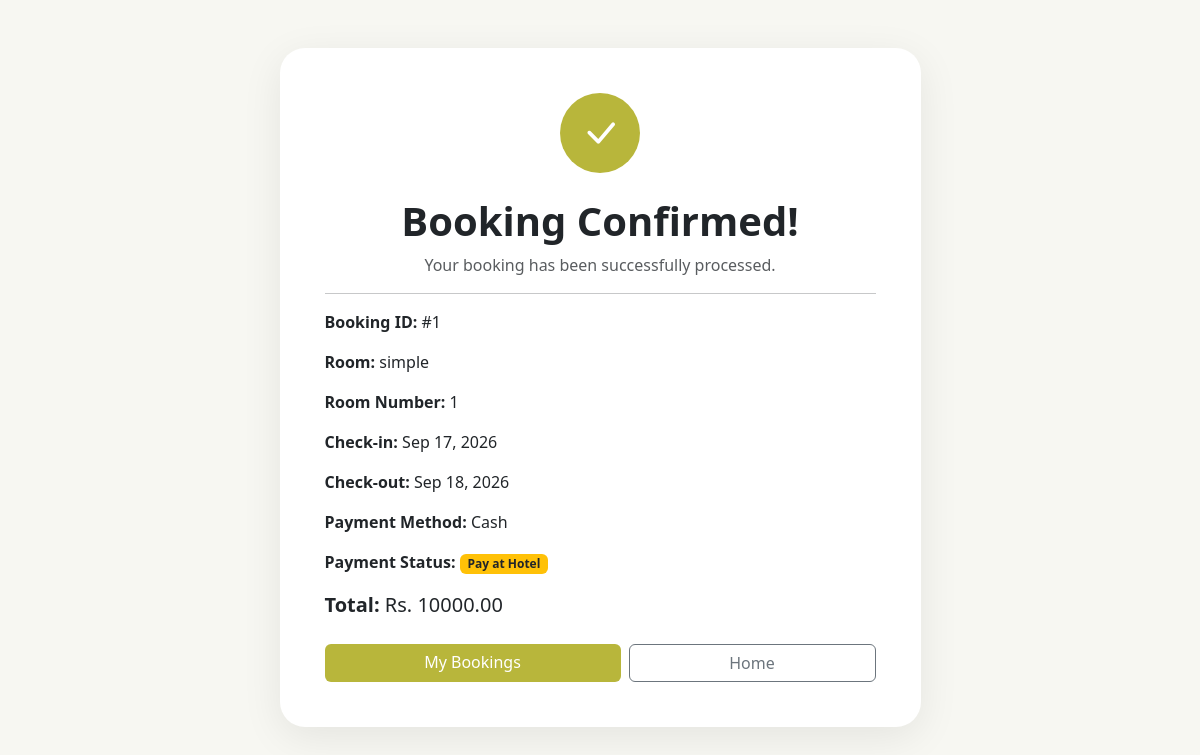
Before: /payments/success/1/ (signed in) with the older database file.
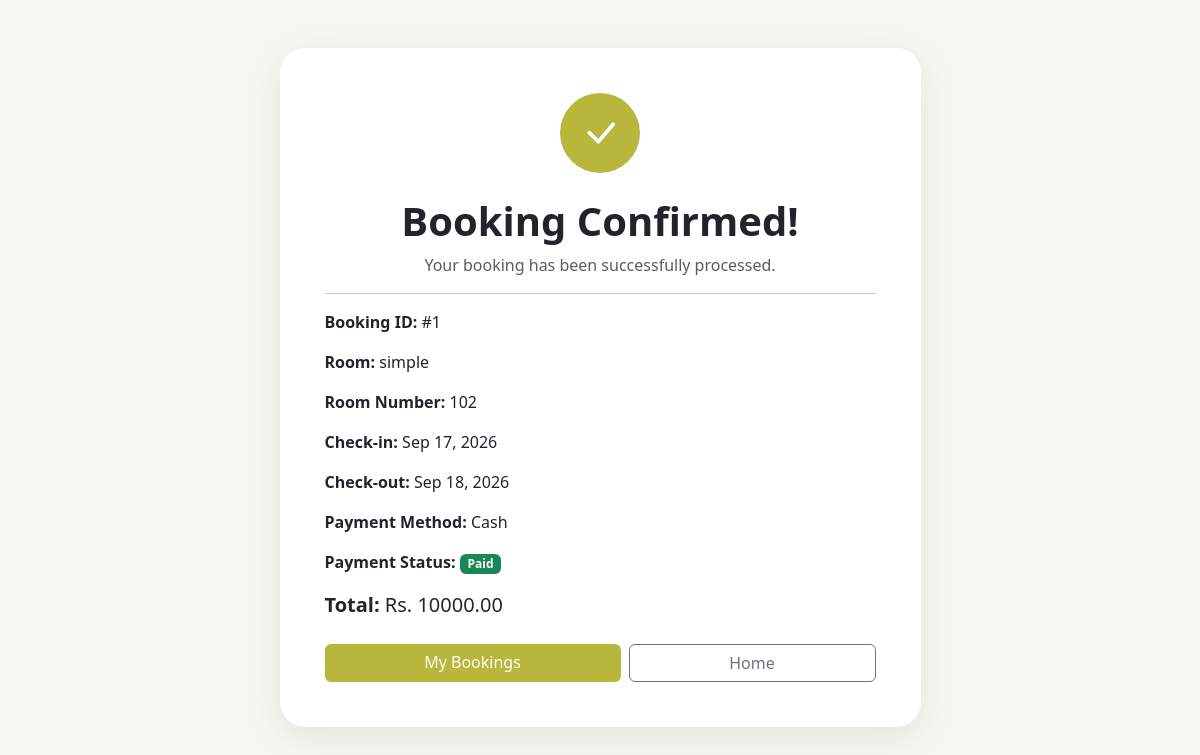
After: the same page with the newer database file.
### payments/models.py (models this page shows, shortened)
class Payment(models.Model):
    METHOD_CHOICES = [
        ('cash', 'Cash'),
        ('card', 'Card'),
        ('online', 'Online'),
    ]
    STATUS_CHOICES = [
        ('pending', 'Pending'),
        ('completed', 'Completed'),
        ('failed', 'Failed'),
        ('refunded', 'Refunded'),
    ]
    booking = models.OneToOneField(
        Booking,
        on_delete=models.CASCADE,
        related_name='payment'
    )
    amount = models.DecimalField(
        max_digits=10,
        decimal_places=2
    )
    method = models.CharField(
        max_length=20,
        choices=METHOD_CHOICES
    )
    status = models.CharField(
        max_length=20,
        choices=STATUS_CHOICES,
        default='pending'
    )
    transaction_id = models.CharField(
        max_length=200,
        blank=True,
        null=True
    )
    paid_at = models.DateTimeField(
        blank=True,
        null=True
    )
    created_at = models.DateTimeField(
        auto_now_add=True
    )

### bookings/models.py (models this page shows, shortened)
class Booking(models.Model):
    STATUS_CHOICES = [
        ('pending', 'Pending'),
        ('confirmed', 'Confirmed'),
        ('checked_in', 'Checked In'),
        ('checked_out', 'Checked Out'),
        ('cancelled', 'Cancelled'),
    ]
    PAYMENT_STATUS_CHOICES = [
        ('pending', 'Pending'),
        ('paid', 'Paid'),
        ('failed', 'Failed'),
        ('refunded', 'Refunded'),
    ]
    user = models.ForeignKey(
        User,
        on_delete=models.CASCADE,
        related_name='bookings'
    )
    room = models.ForeignKey(
        Room,
        on_delete=models.PROTECT,
        related_name='bookings'
    )
    check_in = models.DateField(
        verbose_name="Check-in Date"
    )
    check_in_time = models.TimeField(
        default="14:00",
        verbose_name="Check-in Time"
    )
    check_out = models.DateField(
        verbose_name="Check-out Date"
    )
    check_out_time = models.TimeField(
        default="12:00",
        verbose_name="Check-out Time"
    )
    guests = models.PositiveIntegerField(
        default=1
    )
    total_amount = models.DecimalField(
        max_digits=10,
        decimal_places=2,
        default=0
    )
    status = models.CharField(
        max_length=20,
        choices=STATUS_CHOICES,
        default='pending'
    )
    payment_status = models.CharField(
        max_length=20,
        choices=PAYMENT_STATUS_CHOICES,
        default='pending'
    )
    special_request = models.TextField(
        blank=True
    )
    created_at = models.DateTimeField(
        auto_now_add=True
    )
    updated_at = models.DateTimeField(
        auto_now=True
    )

### rooms/models.py (models this page shows, shortened)
class Room(models.Model):
    STATUS_CHOICES = [
        ('available', 'Available'),
        ('maintenance', 'Maintenance'),
        ('inactive', 'Inactive'),
    ]
    category = models.ForeignKey(
        RoomCategory,
        on_delete=models.PROTECT,
        related_name='rooms'
    )
    room_number = models.CharField(
        max_length=20,
        unique=True
    )
    name = models.CharField(
        max_length=150
    )
    description = models.TextField(
        blank=True
    )
    price = models.DecimalField(
        max_digits=10,
        decimal_places=2
    )
    capacity = models.PositiveIntegerField(
        default=2
    )
    size = models.PositiveIntegerField(
        default=30,
        help_text="Room size in square meters"
    )
    bed_type = models.CharField(
        max_length=100,
        default="Double Bed"
    )
    floor = models.PositiveIntegerField(
        default=1
    )
    image = models.ImageField(
        upload_to='rooms/',
        blank=True,
        null=True
    )
    status = models.CharField(
        max_length=20,
        choices=STATUS_CHOICES,
        default='available'
    )
    is_featured = models.BooleanField(
        default=False
    )
    has_wifi = models.BooleanField(
        default=True
    )
    has_ac = models.BooleanField(
        default=True
    )
    has_tv = models.BooleanField(
        default=True
    )
    has_breakfast = models.BooleanField(
        default=False
    )
    has_balcony = models.BooleanField(
        default=False
    )
    created_at = models.DateTimeField(
        auto_now_add=True
    )
    updated_at = models.DateTimeField(
        auto_now=True
    )
    class Meta:
        verbose_name = "Room"
        verbose_name_plural = "Rooms"
        ordering = ['room_number']

### payments/views.py (the view)
@login_required(login_url="login")
def payment_success(
    request,
    payment_id
):
    payment = get_object_or_404(
        Payment.objects.select_related(
            "booking",
            "booking__room",
            "booking__room__category"
        ),
        id=payment_id,
        booking__user=request.user
    )
    return render(
        request,
        "payments/payment_success.html",
        {
            "payment": payment,
        }
    )

### templates/payments/payment_success.html (shortened to what this page needs)
{% load static %}
<!DOCTYPE html>
<html lang="en">
<head>
    <link
        href="https://cdn.jsdelivr.net/npm/bootstrap@5.3.3/dist/css/bootstrap.min.css"
        rel="stylesheet"
    >
    <link
        href="https://cdn.jsdelivr.net/npm/bootstrap-icons@1.11.3/font/bootstrap-icons.css"
        rel="stylesheet"
    >
</head>
<body>
<div class="container py-5">
    <div class="row justify-content-center">
        <div class="col-lg-7">
            <div class="success-card text-center">
                <div class="success-icon mb-4">
                    <i class="bi bi-check-lg"></i>
                </div>
                <h1 class="fw-bold">
                    Booking Confirmed!
                </h1>
                <p class="text-muted">
                    Your booking has been successfully processed.
                </p>
                <hr>
                <div class="text-start">
                    <p>
                        <strong>Booking ID:</strong>
                        #{{ payment.booking.id }}
                    </p>
                    <p>
                        <strong>Room:</strong>
                        {{ payment.booking.room.name }}
                    </p>
                    <p>
                        <strong>Room Number:</strong>
                        {{ payment.booking.room.room_number }}
                    </p>
                    <p>
                        <strong>Check-in:</strong>
                        {{ payment.booking.check_in|date:"M d, Y" }}
                    </p>
                    <p>
                        <strong>Check-out:</strong>
                        {{ payment.booking.check_out|date:"M d, Y" }}
                    </p>
                    <p>
                        <strong>Payment Method:</strong>
                        {{ payment.get_method_display }}
                    </p>
                    <p>
                        <strong>Payment Status:</strong>
                        {% if payment.status == 'completed' %}
                            <span class="badge bg-success">
                                Paid
                            </span>
                        {% else %}
                            <span class="badge bg-warning text-dark">
                                Pay at Hotel
                            </span>
                        {% endif %}
                    </p>
                    <p class="fs-5">
                        <strong>
                            Total:
                        </strong>
                        Rs. {{ payment.amount }}
                    </p>
                </div>
                <div class="d-flex gap-2 mt-4">
                    <a
                        href="{% url 'my_bookings' %}"
                        class="btn btn-main flex-fill"
                    >
                        My Bookings
                    </a>
                    <a
                        href="{% url 'home' %}"
                        class="btn btn-outline-secondary flex-fill"
                    >
                        Home
                    </a>
                </div>
            </div>
        </div>
    </div>
</div>
</body>
</html>

Changed rows visible on the page:
changed Payment "Cash": booking.room.room_number "1" → "102"; status "pending" → "completed" (drawn)
Other visible differences:
text no longer shown: "Pay at Hotel"
text now shown: "Paid"
